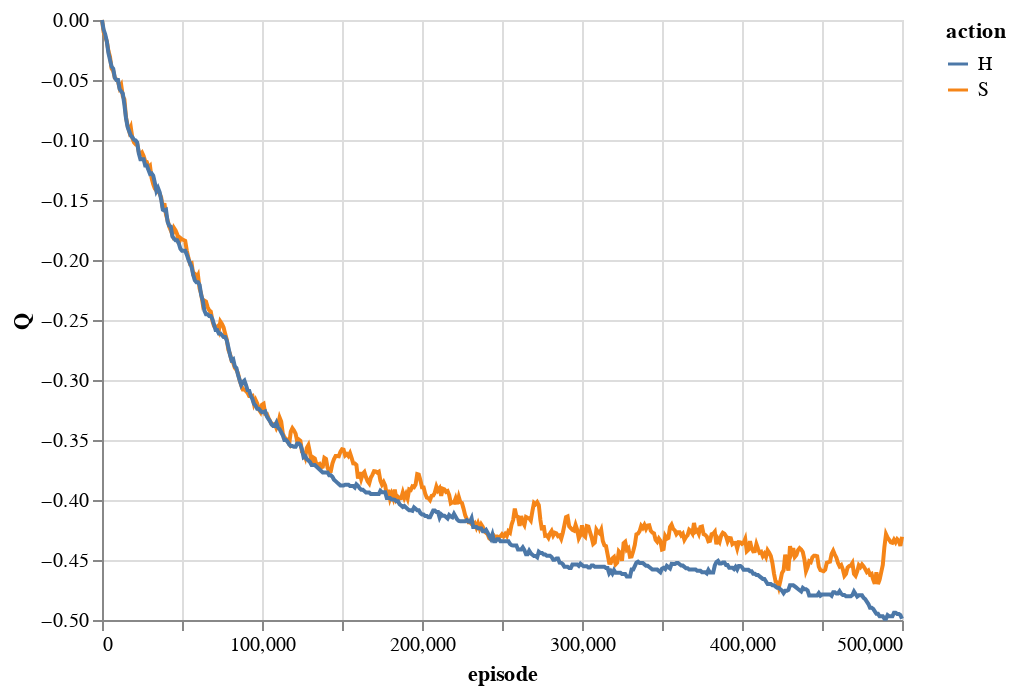

Source (notebook cell):
### Code cell
import altair as alt
alt.Chart(df_chart).mark_line().encode(
    x='episode', y='Q', color='action'
).properties(width=400, height=300)

### Figure 1 — Vega-Lite specification as saved in the notebook (floating-point values rounded to 4 significant figures; data arrays with more than 128 entries replaced by an {"elided": "..."} marker saying what was removed)
{"config": {"view": {"continuousWidth": 300, "continuousHeight": 300}}, "data": {"name": "data-2f69e9a546c50a6cb441c1037b85bf11"}, "mark": {"type": "line"}, "encoding": {"color": {"field": "action", "type": "nominal"}, "x": {"field": "episode", "type": "quantitative"}, "y": {"field": "Q", "type": "quantitative"}}, "height": 300, "width": 400, "$schema": "https://vega.github.io/schema/vega-lite/v5.20.1.json", "datasets": {"data-2f69e9a546c50a6cb441c1037b85bf11": {"elided": "1002 records"}}}
